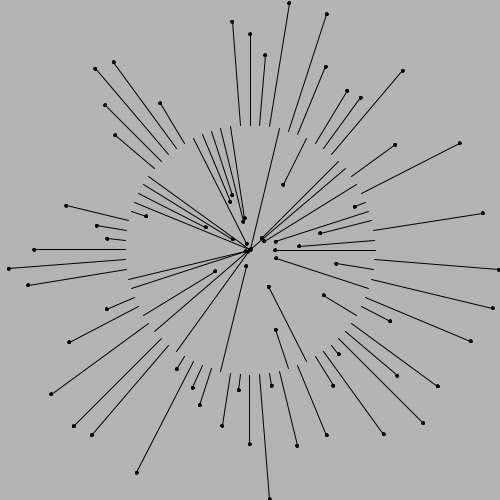
Frame 1 (no input)
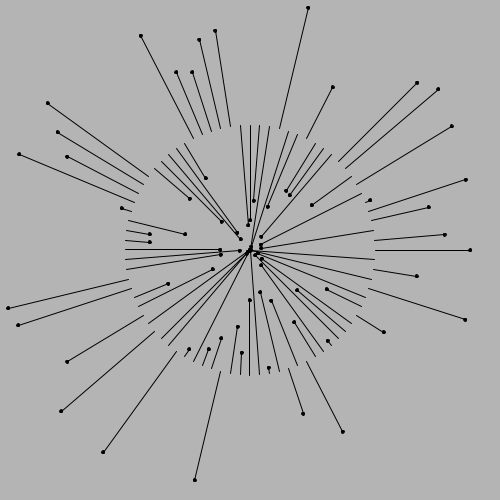
Frame 60 (the mouse pressed at the canvas centre just before this capture)
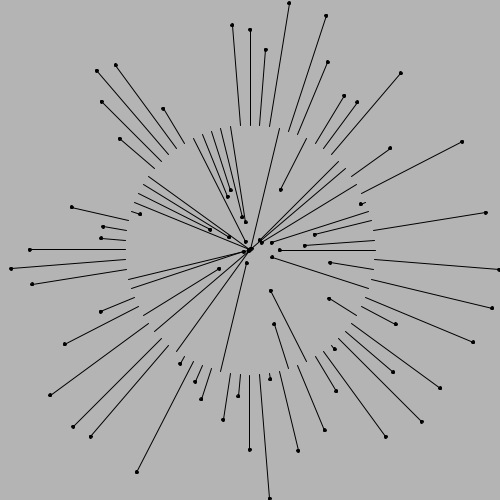
Frame 120 (the mouse held since frame 60 and released just before this capture)

The Processing sketch that drew these frames (run headless with seeded random() and noise(); from frame 60 on, the mouse is pressed at the canvas centre):

// Processing sketch: phaseVirus
// ── phaseVirus.pde
int tileSize = 250;
float phasor = 0.0;
float phasorInc = 1.0 / 120.0;
OLine oline;

void setup() {
  size(500, 500);
  oline = new OLine();
}

void draw() {
  background(180);
  pushMatrix();
  translate(width / 2, height / 2);
  oline.draw();
  popMatrix();
  phasor += phasorInc;
  if (phasor >= 1.0) {
    phasor -= 1.0;
  }
}

class OLine {
  int nOLines;
  float[] offsets;

  OLine() {
    nOLines = 80;
    offsets = new float[nOLines];
    for (int i = 0; i < nOLines; i++) {
      offsets[i] = random(1);
    }
  }

  void draw() {
    for (int i = 0; i < nOLines; i++) {
      float a = (float) i / (float) nOLines * TWO_PI;
      PVector start = distAngle(1, a); 
      start.mult(tileSize / 2);
      PVector end = distAngle(1, a); 
      float phase = phasor + offsets[i];
      if (phase >= 1.0) {
        phase -= 1.0;
      }
      float v = sin(phase * TWO_PI) + 1.0;
      v *= 0.5;
      end.mult(tileSize * v);
      line(start.x, start.y, end.x, end.y);
      fill(0);
      ellipse(end.x, end.y, 3, 3);
    }
  }
}

PVector distAngle(float d, float a) {
  return new PVector(d * cos(a), d * sin(a));
}
